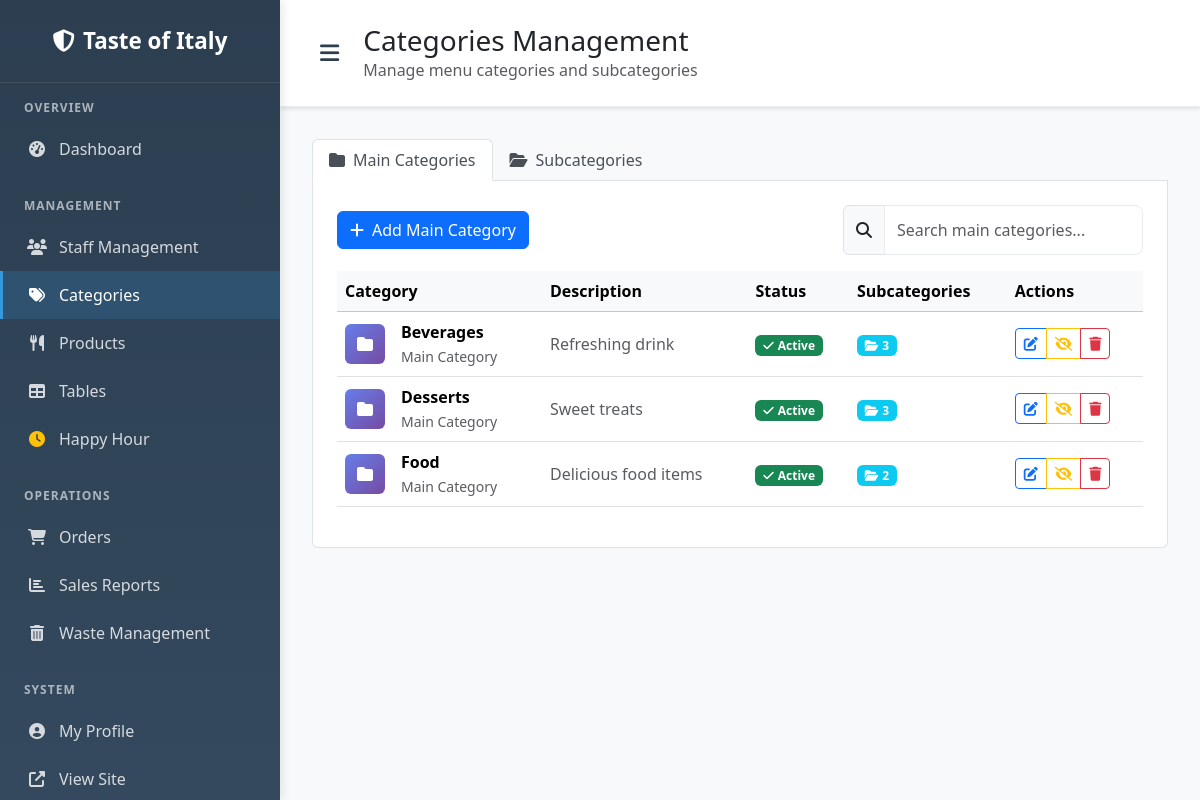
/admin-panel/categories/ (signed in), run on the app's committed database.
### accounts/models.py (models this page shows, shortened)
class User(AbstractUser):
    role = models.ForeignKey(Role, on_delete=models.CASCADE, null=True, blank=True)
    owner = models.ForeignKey('self', on_delete=models.CASCADE, null=True, blank=True,
                             related_name='owned_users', limit_choices_to={'role__name': 'owner'})
    restaurant_name = models.CharField(max_length=200, blank=True,
                                     help_text="Name of the restaurant (for owners only)")
    restaurant_description = models.TextField(blank=True,
                                            help_text="Description of the restaurant (for owners only)")
    restaurant_qr_code = models.CharField(max_length=50, unique=True, blank=True, null=True,
                                        help_text="Unique QR code for restaurant access")
    phone_number = models.CharField(max_length=15, blank=True)
    address = models.TextField(blank=True)
    is_active_staff = models.BooleanField(default=True)
    created_at = models.DateTimeField(auto_now_add=True)
    updated_at = models.DateTimeField(auto_now=True)
    def is_administrator(self):
        return self.role and self.role.name == 'administrator'
    def is_owner(self):
        return self.role and self.role.name == 'owner'
    def is_customer(self):
        return self.role and self.role.name == 'customer'
    def get_owner(self):
        if self.is_owner():
            return self
        return self.owner
    def get_restaurant_name(self, request=None):
        owner = self.get_owner()
        return owner.restaurant_name if owner else "Unknown Restaurant"

### restaurant/models.py (models this page shows, shortened)
class MainCategory(models.Model):
    owner = models.ForeignKey(User, on_delete=models.CASCADE, related_name='main_categories',
                             limit_choices_to={'role__name': 'owner'}, null=True, blank=True)
    name = models.CharField(max_length=100)
    description = models.TextField(blank=True)
    is_active = models.BooleanField(default=True)
    created_at = models.DateTimeField(auto_now_add=True)
    class Meta:
        verbose_name = "Main Category"
        verbose_name_plural = "Main Categories"
        unique_together = ['owner', 'name']  # Each owner can have their own category names

### admin_panel/views.py (the view)
# urls.py: path('categories/', views.manage_categories, name='manage_categories'),
@login_required
def manage_categories(request):
    if not (request.user.is_administrator() or request.user.is_owner()):
        messages.error(request, "Access denied. Administrator/Owner privileges required.")
        return redirect('restaurant:home')
    try:
        owner_filter = get_owner_filter(request.user)
        if owner_filter:
            main_categories = MainCategory.objects.filter(owner=owner_filter).order_by('name')
            subcategories = SubCategory.objects.filter(
                main_category__owner=owner_filter
            ).order_by('main_category__name', 'name')
        else:
            main_categories = MainCategory.objects.all().order_by('name')
            subcategories = SubCategory.objects.all().order_by('main_category__name', 'name')
    except PermissionDenied:
        messages.error(request, 'You are not associated with any restaurant.')
        return redirect('restaurant:home')
    context = {
        'main_categories': main_categories,
        'subcategories': subcategories,
        'restaurant_name': request.user.get_restaurant_name() if not request.user.is_administrator() else "All Restaurants",
    }
    return render(request, 'admin_panel/manage_categories.html', context)

### templates/admin_panel/manage_categories.html (shortened to what this page needs)
{% extends 'admin_panel/base.html' %}
{% block page_title %}Categories Management{% endblock %}
{% block page_description %}Manage menu categories and subcategories{% endblock %}
{% block content %}
<ul class="nav nav-tabs" id="categoryTabs" role="tablist">
    <li class="nav-item" role="presentation">
        <button class="nav-link active" id="main-categories-tab" data-bs-toggle="tab" data-bs-target="#main-categories" type="button" role="tab" aria-controls="main-categories" aria-selected="true">
            <i class="fas fa-folder me-2"></i>Main Categories
        </button>
    </li>
    <li class="nav-item" role="presentation">
        <button class="nav-link" id="subcategories-tab" data-bs-toggle="tab" data-bs-target="#subcategories" type="button" role="tab" aria-controls="subcategories" aria-selected="false">
            <i class="fas fa-folder-open me-2"></i>Subcategories
        </button>
    </li>
</ul>
<div class="tab-content" id="categoryTabContent">
    <div class="tab-pane fade show active" id="main-categories" role="tabpanel" aria-labelledby="main-categories-tab">
        <div class="d-flex justify-content-between align-items-center mb-3">
            <button class="btn btn-primary" data-bs-toggle="modal" data-bs-target="#addMainCategoryModal">
                <i class="fas fa-plus me-2"></i>Add Main Category
            </button>
            <div class="input-group" style="width: 300px;">
                <span class="input-group-text"><i class="fas fa-search"></i></span>
                <input type="text" class="form-control" placeholder="Search main categories..." id="mainCategorySearchInput">
            </div>
        </div>
        <div class="table-responsive">
            <table class="table table-hover align-middle">
                <thead class="table-light">
                    <tr>
                        <th>Category</th>
                        <th>Description</th>
                        <th>Status</th>
                        <th>Subcategories</th>
                        <th>Actions</th>
                    </tr>
                </thead>
                <tbody id="mainCategoriesTableBody">
                    {% for category in main_categories %}
                    <tr data-category-id="{{ category.id }}">
                        <td>
                            <div class="d-flex align-items-center">
                                <div class="category-icon me-3">
                                    <i class="fas fa-folder"></i>
                                </div>
                                <div>
                                    <div class="fw-semibold">{{ category.name }}</div>
                                    <small class="text-muted">Main Category</small>
                                </div>
                            </div>
                        </td>
                        <td>
                            <span class="text-muted">{{ category.description|truncatewords:8|default:"No description provided" }}</span>
                        </td>
                        <td>
                            {% if category.is_active %}
                                <span class="badge bg-success">
                                    <i class="fas fa-check me-1"></i>Active
                                </span>
                            {% else %}
                                <span class="badge bg-secondary">
                                    <i class="fas fa-times me-1"></i>Inactive
                                </span>
                            {% endif %}
                        </td>
                        <td>
                            <span class="badge bg-info">
                                <i class="fas fa-folder-open me-1"></i>{{ category.subcategories.count }}
                            </span>
                        </td>
                        <td>
                            <div class="btn-group" role="group">
                                <button class="btn btn-sm btn-outline-primary edit-main-category-btn"
                                        data-category-id="{{ category.id }}"
                                        title="Edit Category">
                                    <i class="fas fa-edit"></i>
                                </button>
                                <button class="btn btn-sm btn-outline-warning toggle-main-category-btn"
                                        data-category-id="{{ category.id }}"
                                        data-active="{{ category.is_active|yesno:'true,false' }}"
                                        title="{% if category.is_active %}Deactivate{% else %}Activate{% endif %}">
                                    {% if category.is_active %}
                                        <i class="fas fa-eye-slash"></i>
                                    {% else %}
                                        <i class="fas fa-eye"></i>
                                    {% endif %}
                                </button>
                                <button class="btn btn-sm btn-outline-danger delete-main-category-btn"
                                        data-category-id="{{ category.id }}"
                                        data-name="{{ category.name }}"
                                        title="Delete Category">
                                    <i class="fas fa-trash"></i>
                                </button>
                            </div>
                        </td>
                    </tr>
                    {% endfor %}
                </tbody>
            </table>
        </div>
    </div>
</div>
{% endblock %}

### templates/admin_panel/base.html (shortened to what this page needs)
<!DOCTYPE html>
<html lang="en">
<head>
    <link href="https://cdn.jsdelivr.net/npm/bootstrap@5.3.2/dist/css/bootstrap.min.css" rel="stylesheet">
    <link href="https://cdn.jsdelivr.net/npm/bootstrap-icons@1.11.1/font/bootstrap-icons.css" rel="stylesheet">
    <link href="https://cdnjs.cloudflare.com/ajax/libs/font-awesome/6.4.0/css/all.min.css" rel="stylesheet">
</head>
<body>
    <div class="d-flex">
        <nav class="sidebar" id="sidebar">
            <div class="sidebar-header">
                <a href="{% url 'admin_panel:admin_dashboard' %}" class="sidebar-brand">
                    <i class="fas fa-shield-alt"></i>
                    <span class="restaurant-text">
                        {% if user.is_owner and user.restaurant_name %}
                            {{ user.restaurant_name }}
                        {% else %}
                            Admin Panel
                        {% endif %}
                    </span>
                </a>
            </div>
            <div class="sidebar-nav">
                <div class="nav-section">
                    <div class="nav-section-title">Overview</div>
                    <a class="nav-link {% if request.resolver_match.url_name == 'admin_dashboard' %}active{% endif %}" href="{% url 'admin_panel:admin_dashboard' %}" data-tooltip="Dashboard">
                        <i class="fas fa-tachometer-alt"></i>
                        <span>Dashboard</span>
                    </a>
                </div>
                <div class="nav-section">
                    <div class="nav-section-title">Management</div>
                    <a class="nav-link {% if request.resolver_match.url_name == 'manage_users' %}active{% endif %}" href="{% url 'admin_panel:manage_users' %}" data-tooltip="{% if user.is_owner and not user.is_administrator %}Staff Management{% else %}Users & Roles{% endif %}">
                        <i class="fas fa-users"></i>
                        <span>{% if user.is_owner and not user.is_administrator %}Staff Management{% else %}Users & Roles{% endif %}</span>
                    </a>
                    <a class="nav-link {% if request.resolver_match.url_name == 'manage_categories' %}active{% endif %}" href="{% url 'admin_panel:manage_categories' %}" data-tooltip="Categories">
                        <i class="fas fa-tags"></i>
                        <span>Categories</span>
                    </a>
                    <a class="nav-link {% if request.resolver_match.url_name == 'manage_products' %}active{% endif %}" href="{% url 'admin_panel:manage_products' %}" data-tooltip="Products">
                        <i class="fas fa-utensils"></i>
                        <span>Products</span>
                    </a>
                    <a class="nav-link {% if request.resolver_match.url_name == 'manage_tables' %}active{% endif %}" href="{% url 'admin_panel:manage_tables' %}" data-tooltip="Tables">
                        <i class="fas fa-table"></i>
                        <span>Tables</span>
                    </a>
                    {% if user.is_owner %}
                    <a class="nav-link {% if request.resolver_match.namespace == 'restaurant' and 'promotion' in request.resolver_match.url_name %}active{% endif %}" href="{% url 'restaurant:manage_promotions' %}" data-tooltip="Happy Hour">
                        <i class="fas fa-clock text-warning"></i>
                        <span>Happy Hour</span>
                    </a>
                    {% endif %}
                </div>
                <div class="nav-section">
                    <div class="nav-section-title">Operations</div>
                    <a class="nav-link {% if request.resolver_match.url_name == 'manage_orders' %}active{% endif %}" href="{% url 'admin_panel:manage_orders' %}" data-tooltip="Orders">
                        <i class="fas fa-shopping-cart"></i>
                        <span>Orders</span>
                    </a>
                    <a class="nav-link {% if request.resolver_match.namespace == 'reports' %}active{% endif %}" href="{% url 'reports:dashboard' %}" data-tooltip="Sales Reports">
                        <i class="fas fa-chart-bar"></i>
                        <span>Sales Reports</span>
                    </a>
                    {% if user.is_owner or user.is_administrator %}
                    <a class="nav-link " href="{% url 'waste_management:dashboard' %}" data-tooltip="{% if user.is_administrator %}System Waste Reports{% else %}Waste Management{% endif %}">
                        <i class="fas fa-trash-alt"></i>
                        <span>{% if user.is_administrator %}System Waste Reports{% else %}Waste Management{% endif %}</span>
                    </a>
                    {% elif user.is_cashier %}
                    <a class="nav-link {% if request.resolver_match.namespace == 'waste_management' %}active{% endif %}" href="{% url 'waste_management:cashier_record' %}" data-tooltip="Record Waste">
                        <i class="fas fa-trash-alt"></i>
                        <span>Record Waste</span>
                    </a>
                    {% endif %}
                </div>
                <div class="nav-section">
                    <div class="nav-section-title">System</div>
                    <a class="nav-link {% if request.resolver_match.url_name == 'profile' %}active{% endif %}" href="{% url 'admin_panel:profile' %}" data-tooltip="My Profile">
                        <i class="fas fa-user-circle"></i>
                        <span>My Profile</span>
                    </a>
                    <a class="nav-link" href="{% url 'restaurant:home' %}" data-tooltip="View Site">
                        <i class="fas fa-external-link-alt"></i>
                        <span>View Site</span>
                    </a>
                </div>
            </div>
        </nav>
        <div class="main-content">
            <div class="content-header">
                <div class="d-flex justify-content-between align-items-center">
                    <div class="d-flex align-items-center">
                        <button class="btn btn-link text-primary p-2 me-3" id="sidebarToggle" style="border: none; box-shadow: none;">
                            <i class="fas fa-bars fa-lg"></i>
                        </button>
                        <div>
                            <h1 class="h3 mb-0 font-weight-bold">{% block page_title %}Dashboard{% endblock %}</h1>
                            <p class="text-muted mb-0">{% block page_description %}Overview of your restaurant system{% endblock %}</p>
                        </div>
                    </div>
                </div>
            </div>
            <div class="content-wrapper">
                {% block content %}{% endblock %}
            </div>
        </div>
    </div>
</body>
</html>

### data on the page
User: restaurant_name "Taste of Italy"
MainCategory: name "Beverages", description "Refreshing drink", is_active True (drawn), subcategories.count "3"
MainCategory: name "Desserts", description "Sweet treats", is_active True (drawn), subcategories.count "3"
MainCategory: name "Food", description "Delicious food items", is_active True (drawn), subcategories.count "2"
